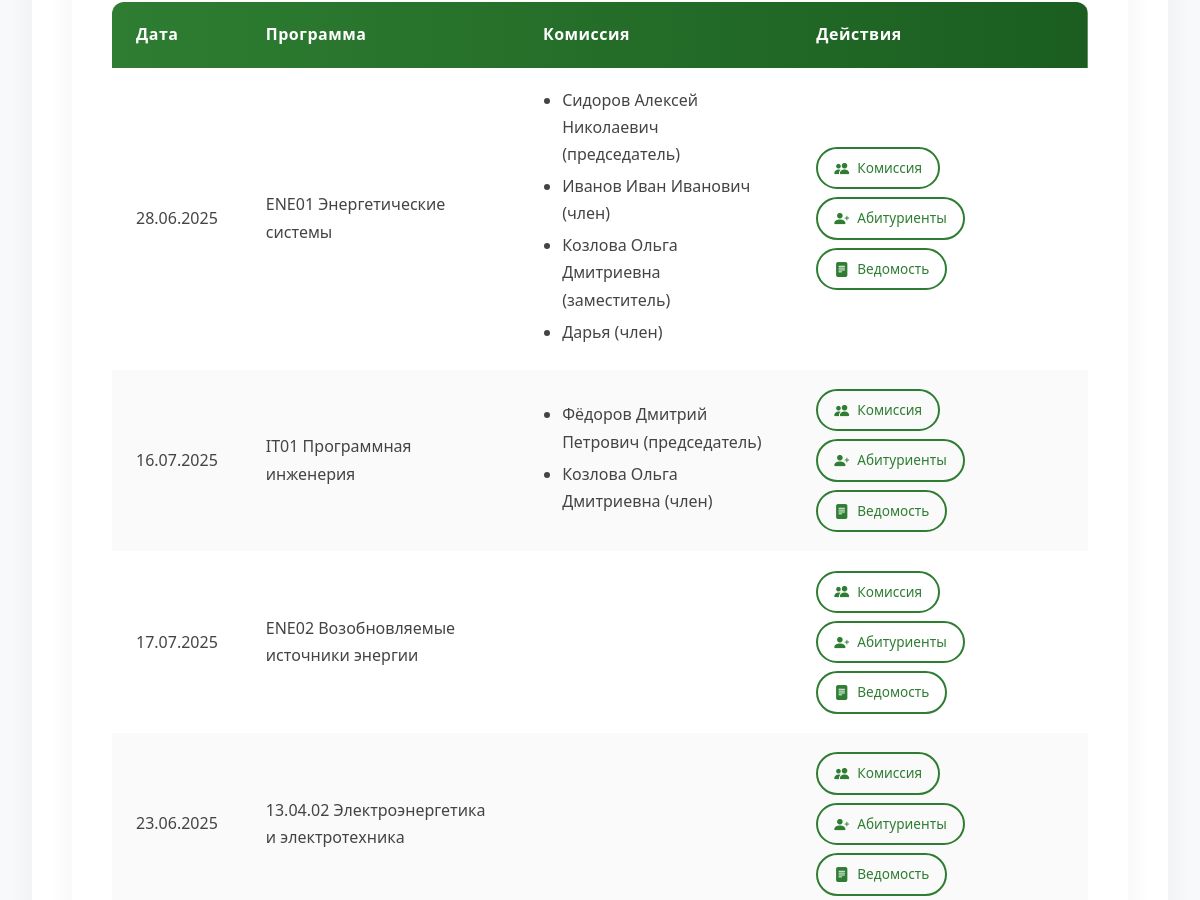
The page /exam_dates (signed in, middle part) on the database as committed earlier.
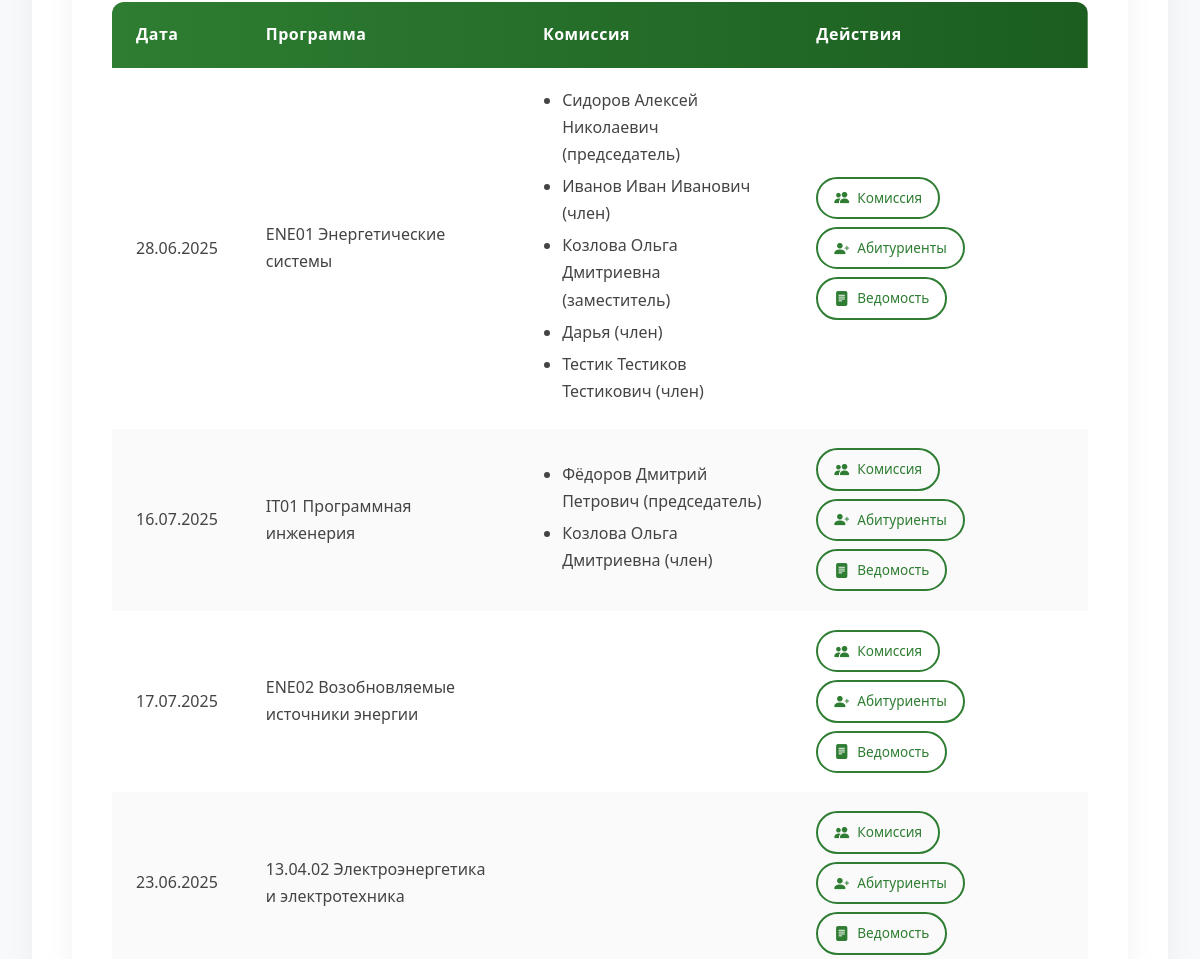
The same page on the database as committed later.
### app/models.py (models this page shows)
class ExamDate(db.Model):
    id = db.Column(db.Integer, primary_key=True)
    date = db.Column(db.DateTime, nullable=False)
    program_id = db.Column(db.Integer, db.ForeignKey('program.id'), nullable=False)
    commission = db.relationship('CommissionMember', backref='exam_date', lazy=True, cascade='all, delete-orphan')
    applicants = db.relationship('Applicant', backref='exam_date', lazy=True)

class Program(db.Model):
    id = db.Column(db.Integer, primary_key=True)
    code = db.Column(db.String(50), nullable=False, unique=True)
    name = db.Column(db.String(200), nullable=False)
    school_id = db.Column(db.Integer, db.ForeignKey('engineering_school.id'))
    questions = db.relationship('Question', backref='program', lazy=True, cascade='all, delete-orphan')
    standard_commission = db.relationship('StandardCommission', backref='program', lazy=True, cascade='all, delete-orphan')
    applicants = db.relationship('Applicant', backref='program', lazy=True)
    exam_dates = db.relationship('ExamDate', backref='program', lazy=True)

class CommissionMember(db.Model):
    id = db.Column(db.Integer, primary_key=True)
    exam_date_id = db.Column(db.Integer, db.ForeignKey('exam_date.id'), nullable=False)
    user_id = db.Column(db.Integer, db.ForeignKey('user.id'), nullable=False)
    role = db.Column(db.String(50), nullable=False)  # 'председатель', 'заместитель', 'член'
    user = db.relationship('User', back_populates='commission_members')

class User(UserMixin, db.Model):
    id = db.Column(db.Integer, primary_key=True)
    username = db.Column(db.String(80), unique=True, nullable=False)
    password = db.Column(db.String(120), nullable=False)
    full_name = db.Column(db.String(100), nullable=False)
    position = db.Column(db.String(100), nullable=False)
    role = db.Column(db.String(20), nullable=False)  # 'admin', 'secretary', 'commission'
    school_id = db.Column(db.Integer, db.ForeignKey('engineering_school.id'))
    commission_members = db.relationship('CommissionMember', back_populates='user', cascade='all, delete-orphan')
    standard_commissions = db.relationship('StandardCommission', back_populates='user', cascade='all, delete-orphan')

### app/routes.py (the view, shortened to what this page needs)
@routes.route('/exam_dates', methods=['GET', 'POST'])
@login_required
def exam_dates():
    if current_user.role not in ['admin', 'secretary']:
        abort(403)
    form = ExamDateForm()
    if current_user.role == 'secretary':
        form.program_id.choices = [
            (p.id, f"{p.code} {p.name}")
            for p in Program.query.filter_by(school_id=current_user.school_id)
        ]
    exam_dates = ExamDate.query.all()
    return render_template('exam_dates.html', form=form, exam_dates=exam_dates)

### app/templates/exam_dates.html (shortened to what this page needs)
{% extends "base.html" %}
{% block content %}
<div class="admin-container">
    <div class="content-card">
        <div class="table-responsive">
            <table class="elegant-table">
                <thead>
                    <tr>
                        <th>Дата</th>
                        <th>Программа</th>
                        <th>Комиссия</th>
                        <th>Действия</th>
                    </tr>
                </thead>
                <tbody>
                    {% for exam_date in exam_dates %}
                    <tr>
                        <td>{{ exam_date.date.strftime('%d.%m.%Y') }}</td>
                        <td>{{ exam_date.program.code }} {{ exam_date.program.name }}</td>
                        <td>
                            <ul class="commission-list">
                                {% for member in exam_date.commission %}
                                <li>{{ member.user.full_name }} ({{ member.role }})</li>
                                {% endfor %}
                            </ul>
                        </td>
                        <td>
                            <div class="action-buttons">
                                <a href="{{ url_for('routes.assign_commission', exam_date_id=exam_date.id) }}"
                                   class="btn btn-outline-elegant btn-elegant btn-sm">
                                    <i class="bi bi-people-fill"></i> Комиссия
                                </a>
                                <a href="{{ url_for('routes.assign_applicants', exam_date_id=exam_date.id) }}"
                                   class="btn btn-outline-elegant btn-elegant btn-sm">
                                    <i class="bi bi-person-plus-fill"></i> Абитуриенты
                                </a>
                                <a href="{{ url_for('routes.view_vedomost', exam_date_id=exam_date.id) }}"
                                   class="btn btn-outline-elegant btn-elegant btn-sm">
                                    <i class="bi bi-file-text-fill"></i> Ведомость
                                </a>
                            </div>
                        </td>
                    </tr>
                    {% else %}
                    <tr>
                        <td colspan="4" class="text-center py-4">Нет созданных экзаменационных дат</td>
                    </tr>
                    {% endfor %}
                </tbody>
            </table>
        </div>
    </div>
</div>
{% endblock %}

Rows that differ between the two databases and show on the page:
added CommissionMember: user.full_name "Тестик Тестиков Тестикович", role "член", shown under ExamDate "ENE01"
